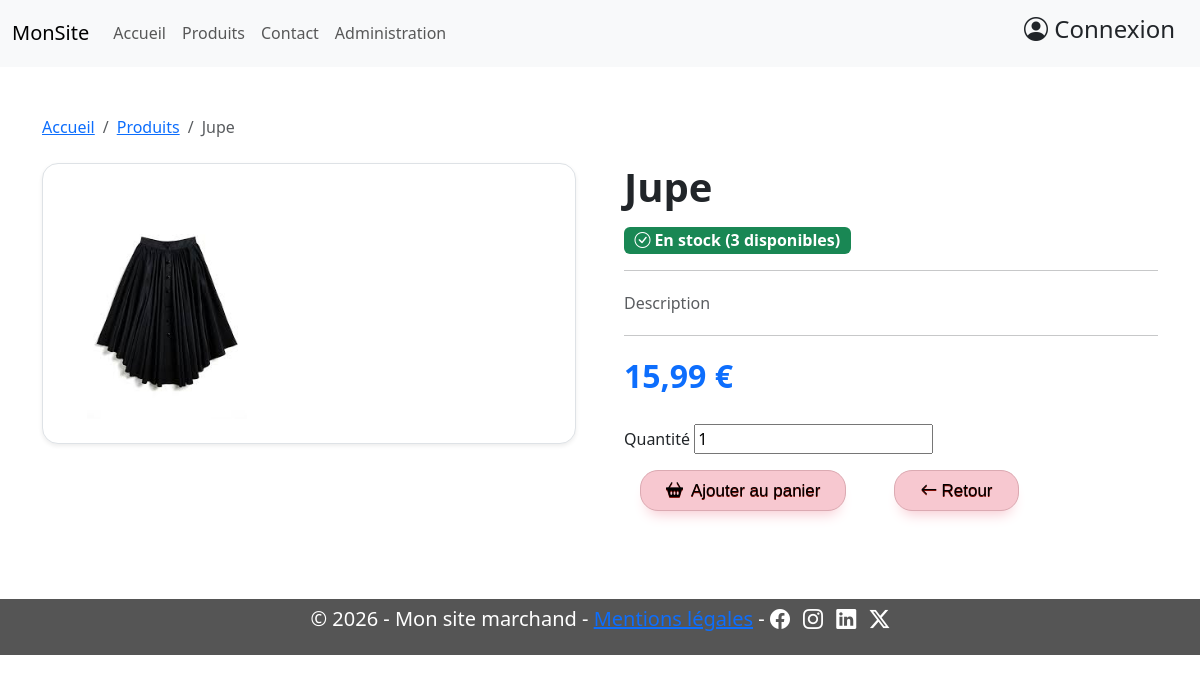
/index.php?page=produits_details&&idProduit=2, run on the app's committed database.
### tables this page shows
CREATE TABLE `produit` (
  `IDPRODUIT` int(11) NOT NULL,
  `IDCATEGORIE` int(11) NOT NULL,
  `NOMPROD` varchar(32) DEFAULT NULL,
  `PRIX` decimal(8,2) NOT NULL,
  `STOCK` smallint(6) DEFAULT NULL,
  `DESCRIPTION` varchar(100) DEFAULT ' ',
  `NOMIMAGE` varchar(100) DEFAULT NULL
);

### index.php (called while the page is built)
<?php
if (isset($_GET['page'])){
    $page = $_GET['page'];
} else{
    $page = 'accueil';
}
include './head.php';
include $page.'.php';
include './footer.php';
?>

### produits_details.php (the view, shortened to what this page needs)
<?php
require_once("info_bdd.php");
if (isset($_GET['idProduit'])) {
    $idProduit = $_GET['idProduit'];
}
$statement = $mon_pdo->prepare("SELECT NOMPROD, NOMIMAGE, DESCRIPTION, PRIX, STOCK FROM `produit` WHERE IDPRODUIT = :id");
$statement->execute([':id' => $idProduit]);
$resultat = $statement->fetch();
?>
<div class="container py-5">
    <form action="ajout_panier_exe.php" method="post">
        <nav aria-label="breadcrumb" class="mb-4">
            <ol class="breadcrumb">
                <li class="breadcrumb-item"><a href="index.php?page=accueil">Accueil</a></li>
                <li class="breadcrumb-item"><a href="index.php?page=produits">Produits</a></li>
                <li class="breadcrumb-item active"><?php echo htmlspecialchars($resultat['NOMPROD']); ?></li>
            </ol>
        </nav>
        <div class="row g-5 align-items-start">
            <div class="col-md-6 text-center">
                <div class="border rounded-4 p-4 bg-white shadow-sm">
                    <img src="Images/<?php echo htmlspecialchars($resultat['NOMIMAGE']); ?>"
                        alt="<?php echo htmlspecialchars($resultat['NOMPROD']); ?>"
                        class="img-fluid rounded-3"
                        style="max-height: 400px; object-fit: contain;">
                </div>
            </div>
            <div class="col-md-6">
                <h1 class="fw-bold mb-3"><?php echo htmlspecialchars($resultat['NOMPROD']); ?></h1>
                <div class="mb-3">
                    <?php if ($resultat['STOCK'] > 0): ?>
                        <span class="badge bg-success fs-6">
                            <i class="bi bi-check-circle me-1"></i>En stock (<?php echo $resultat['STOCK']; ?> disponibles)
                        </span>
                    <?php else: ?>
                        <span class="badge bg-danger fs-6">
                            <i class="bi bi-x-circle me-1"></i>Rupture de stock
                        </span>
                    <?php endif; ?>
                </div>
                <hr>
                <p class="text-muted lh-lg"><?php echo htmlspecialchars($resultat['DESCRIPTION']); ?></p>
                <hr>
                <div class="mb-4">
                    <span class="fs-2 fw-bold text-primary"><?php echo number_format($resultat['PRIX'], 2, ',', ' '); ?> €</span>
                </div>
                <div>
                    <label for="quantite">Quantité</label>
                    <input type="number" id="quantite" name="quantite" value="1">
                </div>
                <div class="d-flex gap-3">
                    <button type="submit" class="myButton m-3"
                        <?php if ($resultat['STOCK'] == 0) echo 'disabled'; ?>>
                        <i class="bi bi-basket2-fill me-2"></i>Ajouter au panier
                    </button>
                    <a href="index.php?page=produits" class="myButton m-3">
                        <i class="bi bi-arrow-left me-1"></i>Retour
                    </a>
                </div>
            </div>
        </div>
</div>

### mesStyle.css (style rules this page uses)
img { display: block; width: 200px; height: 250px; padding: 20px; padding-bottom: 0px; }
.myButton { box-shadow: 0px 10px 14px -7px rgb(247, 200, 208); background:linear-gradient(to bottom, rgb(247, 200, 208) 5%, rgb(247, 200, 208) 100%); background-color:rgb(247, 200, 208); border-radius:18px; border:1px solid rgb(219, 170, 178); display:inline-block; cursor:pointer; color:#000000; font-family:Arial; font-size:17px; padding:7px 25px; text-decoration:none; text-shadow:0px 1px 0px #810e05; }

### data on the page
produit: NOMPROD "Jupe", NOMIMAGE (picture), STOCK "3", DESCRIPTION "Description", PRIX "15,99"
